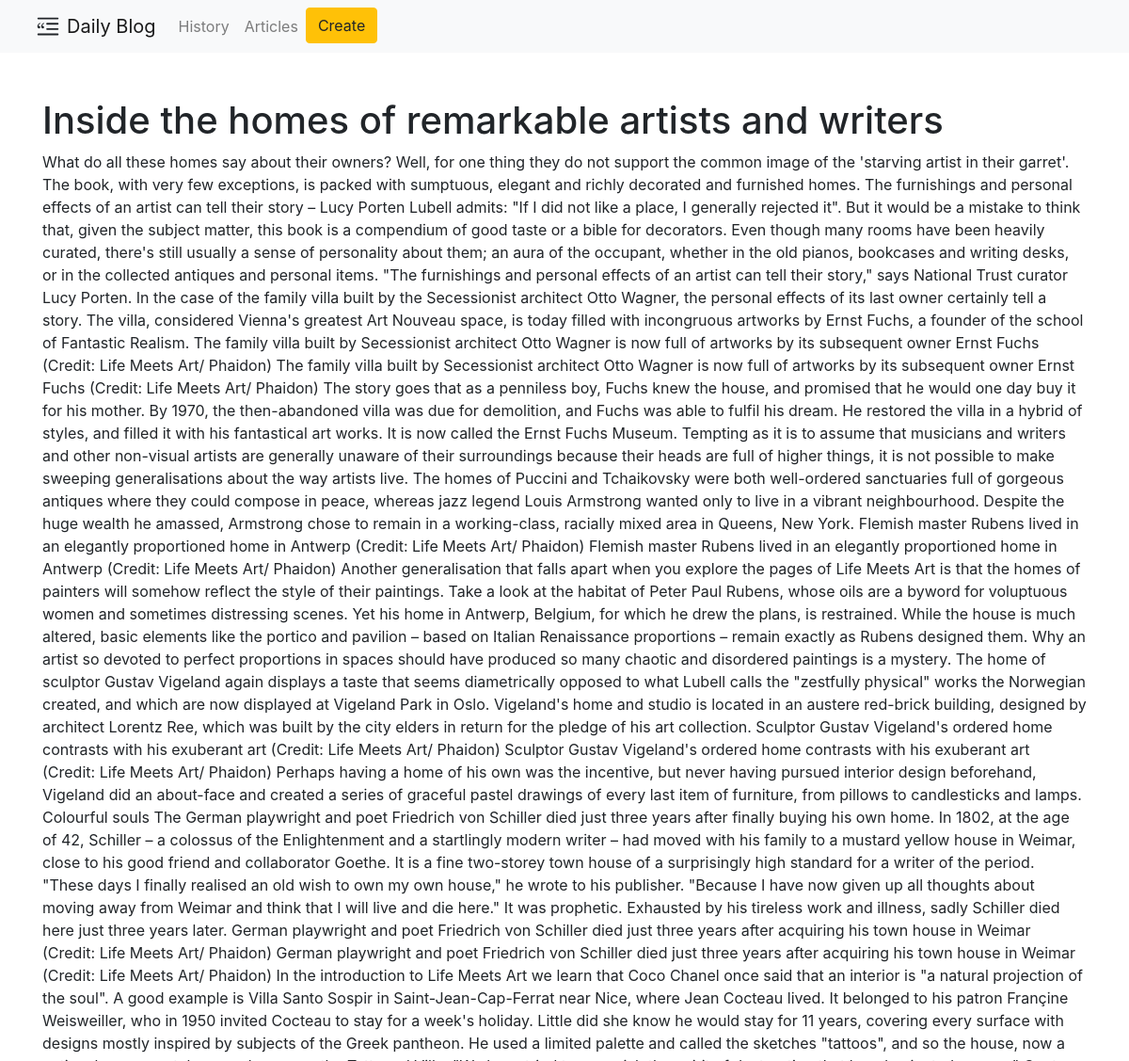
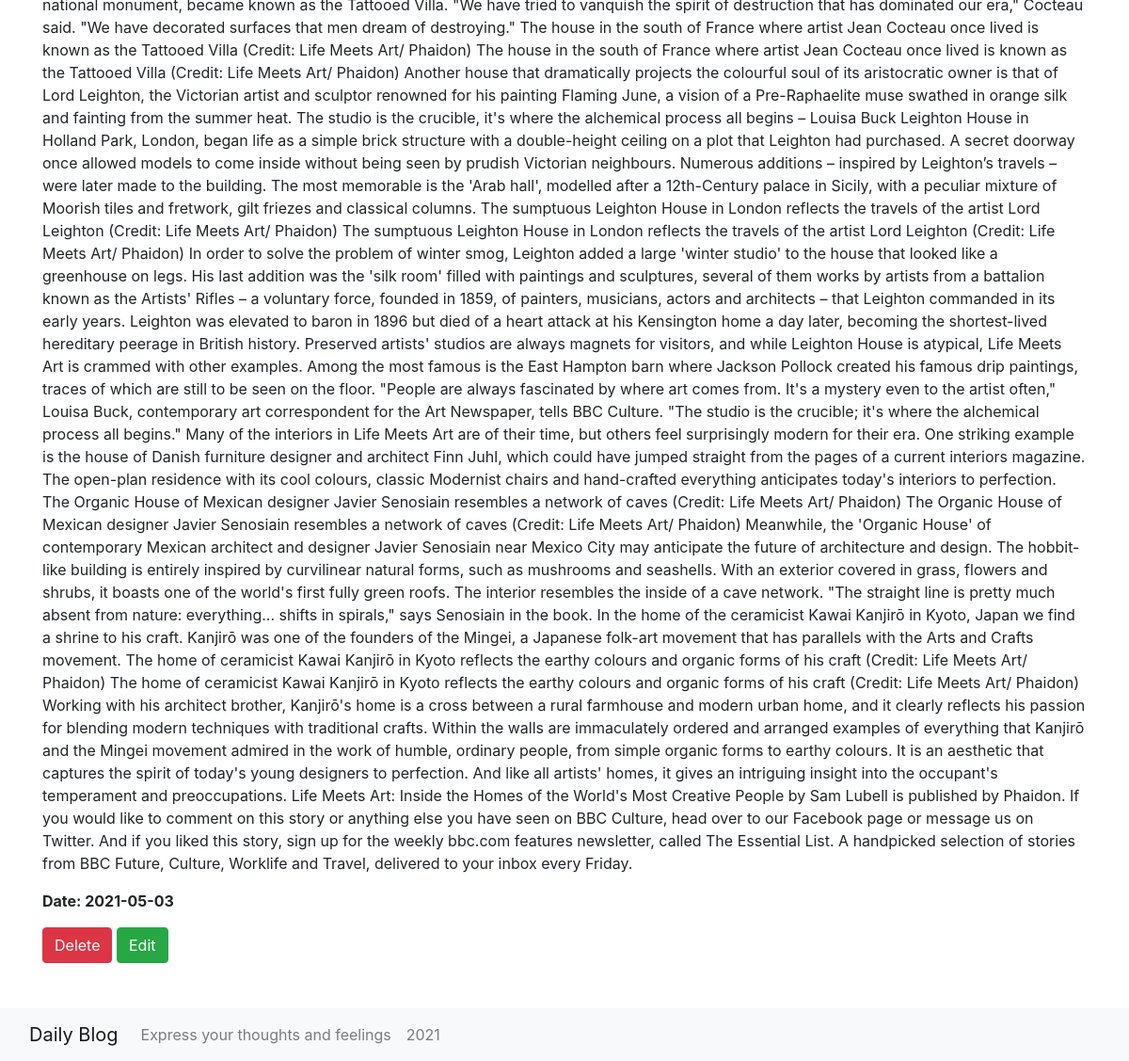
/posts/6, run on the app's committed database (2 pictures, top to bottom).
### app.py (models this page shows, shortened)
class Article(db.Model):
    id = db.Column(db.Integer, primary_key=True)
    title = db.Column(db.String(100), nullable=False)
    intro = db.Column(db.String(300), nullable=False)
    text = db.Column(db.Text, nullable=False)
    date = db.Column(db.DateTime, default=datetime.utcnow)

### app.py (the view)
@app.route('/posts/<int:id>')
def post_deteil(id):
    article = Article.query.get(id)
    return render_template("post_detail.html", article=article)

### templates/post_detail.html (shortened to what this page needs)
{% extends 'base.html' %}
{% block body %}
<div class="container py-5 ">
    <h1>{{ article.title }}</h1>
    <div class="alert.alert-info">
        <p>{{ article.text }}</p>
        <p><b>Date: {{ article.date.date() }}</b></p>
        <a href="/posts/{{ article.id }}/del" class="btn btn-danger">Delete</a>
        <a href="/posts/{{ article.id }}/update" class="btn btn-success">Edit</a>
    </div>
</div>
    <br>
{% endblock %}

### data on the page
Article: title "Inside the homes of remarkable artists and writers", text "What do all these homes say about their owners? Well, for one thing they do not support the common image of the 'starving artist in their garret'. The book, with very few exceptions, is packed with sumptuous, elegant and richly decorated and furnished homes. The furnishings and personal effects of an artist can tell their story – Lucy Porten Lubell admits: \"If I did not like a place, I generally rejected it\". But it would be a mistake to think that, given the subject matter, this book is a compendium of good taste or a bible for decorators. Even though many rooms have been heavily curated, there's still usually a sense of personality about them; an aura of the occupant, whether in the old…", date "2021-05-03"
